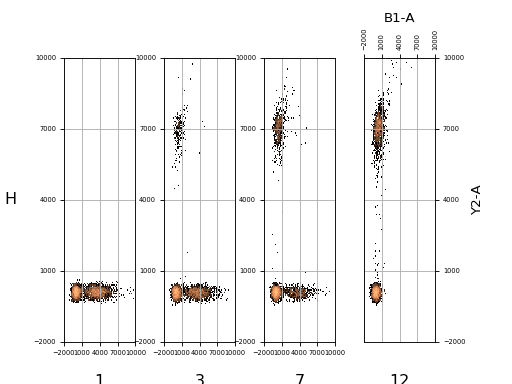

This chart was generated by the following Python code:
from pylab import *
import os

import FlowCytometryTools
from FlowCytometryTools import FCPlate

# Locate sample data included with this package
datadir = os.path.join(FlowCytometryTools.__path__[0], 'tests', 'data', 'Plate02')

# datadir = '[insert path to your own folder with fcs files.]'
# Make sure that the files follow the correct naming convention for the 'name' parser.
# Alternatively, change the parser (see tutorial online for further information).

# Load plate
plate = FCPlate.from_dir(ID='Demo Plate', path=datadir, parser='name')
plate = plate.transform('hlog', channels=['Y2-A', 'B1-A'], b=500.0)

# Drop empty cols / rows
plate = plate.dropna()

# Plot
ax_main, ax_subplots = plate.plot(['B1-A', 'Y2-A'], bins=200, wspace=0.4, hspace=0.1,
        hide_tick_labels=False, hide_tick_lines=False,
        col_label_yoffset=0.3, row_label_xoffset=0.5);

# Customizing the axes a bit
for rows in ax_subplots:
    for ax in rows:
        sca(ax)
        grid(True)
        ax.set_xticks(linspace(-2000.0, 10000.0, 5))
        ax.set_yticks(linspace(-2000.0, 10000.0, 5))
        tick_params(axis='both', which='major', labelsize=6)
        tick_params(axis='both', which='minor', labelsize=6)

#show() # <-- Uncomment when running as a script.
